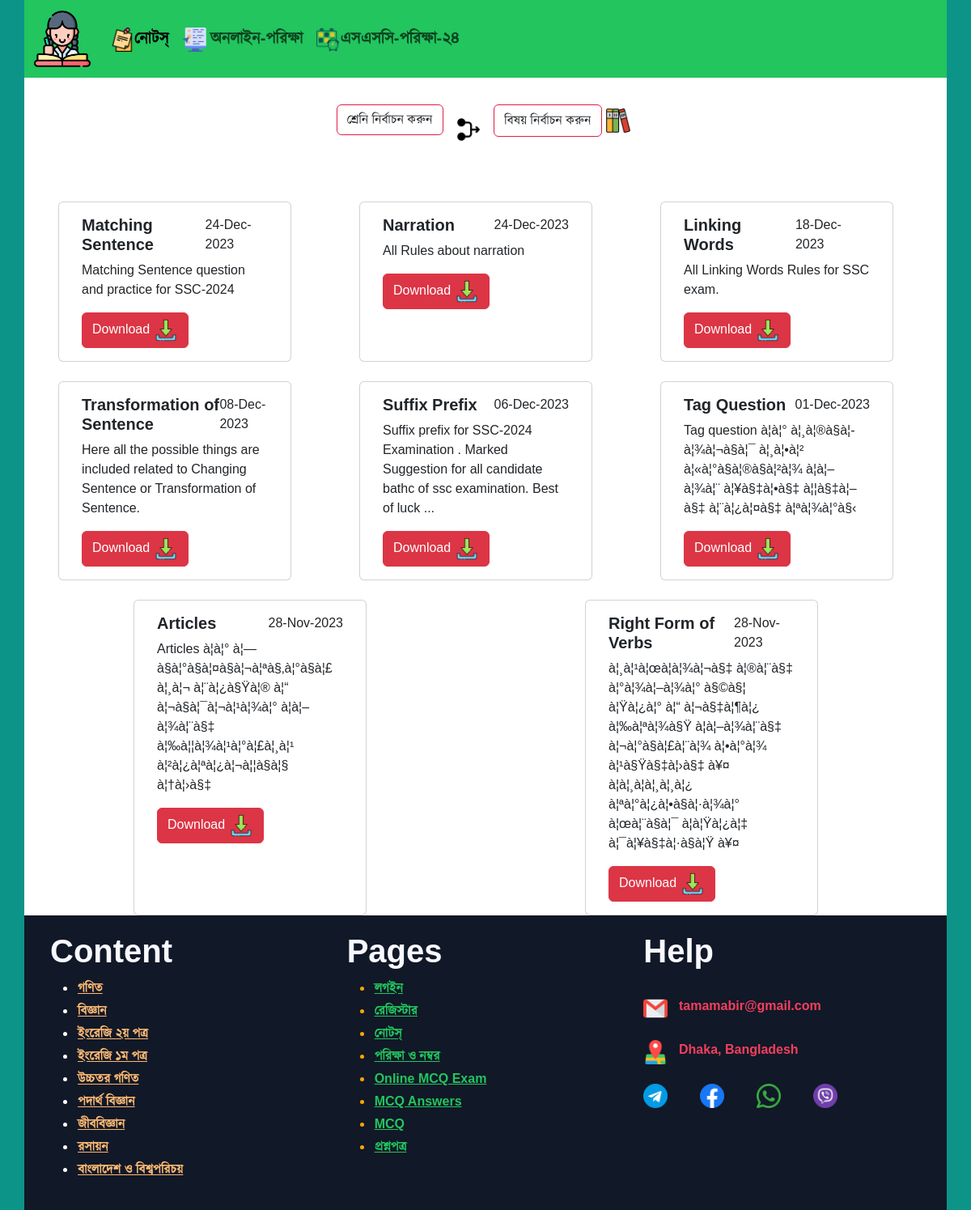
/notes.php, run on the app's committed database.
### tables this page shows
CREATE TABLE `notes` (
  `id` int(255) NOT NULL,
  `author_id` int(255) NOT NULL,
  `author_name` text NOT NULL,
  `category` text NOT NULL,
  `subject` text NOT NULL,
  `topic` varchar(1000) NOT NULL,
  `title` varchar(5000) NOT NULL,
  `date` text NOT NULL,
  `img_name` varchar(4000) NOT NULL,
  `file_name` varchar(4000) NOT NULL
);

### notes.php (the view, shortened to what this page needs)
<!doctype html>
<html lang="en">
  <head>
    <link href="https://cdn.jsdelivr.net/npm/bootstrap@5.3.2/dist/css/bootstrap.min.css" rel="stylesheet">
  </head>
  <body>
<div class="container" id="page-content">
  <div class="row">
      <?php include 'navbar.php'; ?>
  </div>
  <div class="row" id="row-2">
      <div id="filter" class="d-flex justify-content-center">
            <div class="type">
              <div class="d-flex">
                  <select id="class" class="form-control" name="">
                      <option selected disabled>শ্রেনি নির্বাচন করুন</option>
                  </select>
              </div>
            </div>
            <span style="margin:1%;padding:5px;"> <img id="class-icon" src="images/directional-arrow.png" alt=""> </span>
            <div class="subject">
              <div class="d-flex">
                <select class="form-control" name="" id="select">
                    <option  selected disabled>বিষয় নির্বাচন করুন</option>
                </select>
                  <label for="select" style="padding:5px;"> <img id="class-icon" src="images/books.png" alt=""> </label>
              </div>
            </div>
      </div>
  </div>
  <div class="row" id="row-3">
      <div class="row row-cols-2 row-cols-lg-4 g-2 g-lg-4 d-flex justify-content-around">
<?php
    include 'files/config.php';
    $sql = "SELECT * FROM notes ORDER BY id DESC";
    $res  = mysqli_query($conn,$sql) or die(mysqli_error($conn));
    if (mysqli_num_rows($res)>0) {
      while ($row = mysqli_fetch_assoc($res)) {
 ?>
        <div class="card" style="width: 18rem;">
            <div class="card-body">
              <div class="d-flex justify-content-between">
                <div class="">
                  <h5 class="card-title" style="font-weight:bold;"><?php echo $row['topic']; ?></h5>
                </div>
                <div class="date">
                    <?php echo $row['date']; ?>
                </div>
              </div>
              <p class="card-text"><?php echo $row['title']; ?></p>
              <a role="button" href="uploaded_files/<?php echo $row['file_name']; ?>" class="btn btn-danger" download>Download <img src="images/download.png" width="30px" alt=""> </a>
            </div>
          </div>
<?php
}
}else{
  echo "No data Found";
}mysqli_close($conn);
 ?>
      </div>
      <br>
      <br>
  </div>
<?php include 'footer.php'; ?>
</div>
  </body>
</html>

### navbar.php (shortened to what this page needs)
<nav class="navbar navbar-expand-lg " style="background-color:#22c55e;">
  <div class="container-fluid">
    <a class="navbar-brand" href="index.php"><img id="m-icon" src="images/student.png" alt=""></a>
    <div class="collapse navbar-collapse" id="navbarNavDropdown">
      <ul class="navbar-nav">
        <li class="nav-item">
          <a class="nav-link active" aria-current="page" href="notes.php"><img id="icon-notes" src="images/sticky-notes.png" alt="">নোটস্‌‌</a>
        </li>
        <li class="nav-item">
          <a class="nav-link" href="online-exam.php"><img id="icon-notes" src="images/online-test.png" alt=""> অনলাইন-পরিক্ষা</a>
        </li>
                <li class="nav-item">
          <a class="nav-link" href="sscexamroutine.php"><img id="icon-notes" src="images/routine.png" alt="">এসএসসি-পরিক্ষা-২৪</a>
        </li>
      </ul>
    </div>
  </div>
</nav>

### footer.php (shortened to what this page needs)
<div class="row" id="row-4">
  <div class="col-sm-4">
      <h1 style="color:ghostwhite;font-weight:bold;">Content</h1>
      <ul id="content">
        <li><a href="#">গণিত</a></li>
        <li><a href="#">বিজ্ঞান</a></li>
        <li><a href="#">ইংরেজি ২য় পত্র</a></li>
        <li><a href="#">ইংরেজি ১ম পত্র</a></li>
        <li><a href="#">উচ্চতর গণিত</a></li>
        <li><a href="#">পদার্থ বিজ্ঞান</a></li>
        <li><a href="#">জীববিজ্ঞান</a></li>
        <li><a href="#">রসায়ন</a></li>
        <li><a href="#">বাংলাদেশ ও বিশ্বপরিচয়</a></li>
      </ul>
  </div>
  <div class="col-sm-4">
      <h1 style="color:ghostwhite;font-weight:bold;">Pages</h1>
      <ul id="pages">
        <li><a href="#">লগইন</a></li>
        <li><a href="#">রেজিস্টার</a></li>
        <li><a href="#">নোটস্‌</a></li>
        <li><a href="#">পরিক্ষা ও নম্বর</a></li>
        <li><a href="#">Online MCQ Exam</a></li>
        <li><a href="#">MCQ Answers</a></li>
        <li><a href="#">MCQ</a></li>
        <li><a href="#">প্রশ্নপত্র</a></li>
      </ul>
  </div>
    <div class="col-4">
      <h1 style="color:ghostwhite;font-weight:bold;">Help</h1>
      <br>
        <div class="d-flex justify-content-start">
            <div class="gamil">
              <img id="gmail" src="images/gmail.png" alt="">
            </div>
            <div class="gmail-value">
                <strong style="color:#f43f5e;"> tamamabir@gmail.com</strong>
            </div>
        </div>
        <br>
        <div class="d-flex justify-content-start">
            <div class="address">
              <img id="address" src="images/location-pin.png" alt="">
            </div>
            <div class="gmail-value">
                <strong style="color:#f43f5e;"> Dhaka, Bangladesh</strong>
            </div>
        </div>
        <br>
        <div class="d-flex justify-content-start" id="social">
            <a href="#"><img src="images/telegram.png" alt=""></a>
            <span style="padding:20px;"></span>
            <a href="#"><img src="images/facebook.png" alt=""></a>
            <span style="padding:20px;"></span>
            <a href="#"><img src="images/whatsapp.png" alt=""></a>
            <span style="padding:20px;"></span>
            <a href="#"><img src="images/viber.png" alt=""></a>
            <span style="padding:20px;"></span>
        </div>
    </div>
</div>

### notes.php (style rules this page uses)
* { margin: 0px; padding: 0px; }
body { font-family: sans-serif,kalpurush; background:#0d9488; }
#row-2,#row-3 { background-color:#ffffff; }
#class-icon { width:30px; }
#filter { margin-top: 2%; padding:10px; }
#select,#class { border:1px solid #e11d48; }
#page-content { opacity: 0; transform: translate3d(0, -1rem, 0); }
#page-content.visible { opacity: 1; transform: translate3d(0, 0, 0); }

### navbar.php (style rules this page uses)
#m-icon { width:70px; }
#icon-notes { width:30px; }
.nav-item a { font-size: 20px; font-weight: bold; }

### footer.php (style rules this page uses)
#gmail { width:30px; }
#address { width:30px; }
#row-4 { background-color:#111827; padding:20px; }
#content { color:white; }
#content li a { font-weight:bold; color:#fdba74; }
#content li { padding:2px; }
#pages li a { font-weight:bold; color:#22c55e; }
#pages { color:orange; }
#pages li { padding:2px; }
#social a img { width:30px; }

### data on the page
notes: topic "Matching Sentence", date "24-Dec-2023", title "Matching Sentence question and practice for SSC-2024"
notes: topic "Narration", date "24-Dec-2023", title "All Rules about narration"
notes: topic "Linking Words", date "18-Dec-2023", title "All Linking Words Rules for SSC exam."
notes: topic "Transformation of Sentence", date "08-Dec-2023", title "Here all the possible things are included related to Changing Sentence or Transformation of Sentence."
notes: topic "Suffix Prefix", date "06-Dec-2023", title "Suffix prefix for SSC-2024 Examination . Marked Suggestion for all candidate bathc of ssc examination. Best of luck ..."
notes: topic "Tag Question", date "01-Dec-2023", title "Tag question à¦à¦° à¦¸à¦®à§à¦­à¦¾à¦¬à§à¦¯ à¦¸à¦•à¦² à¦«à¦°à§à¦®à§à¦²à¦¾ à¦à¦–à¦¾à¦¨ à¦¥à§‡à¦•à§‡ à¦¦à§‡à¦–à§‡ à¦¨à¦¿à¦¤à§‡ à¦ªà¦¾à¦°à§‹"
notes: topic "Articles", date "28-Nov-2023", title "Articles à¦à¦° à¦—à§à¦°à§à¦¤à§à¦¬à¦ªà§‚à¦°à§à¦£ à¦¸à¦¬ à¦¨à¦¿à§Ÿà¦® à¦“ à¦¬à§à¦¯à¦¬à¦¹à¦¾à¦° à¦à¦–à¦¾à¦¨à§‡ à¦‰à¦¦à¦¾à¦¹à¦°à¦£à¦¸à¦¹ à¦²à¦¿à¦ªà¦¿à¦¬à¦¦à§à¦§ à¦†à¦›à§‡"
notes: topic "Right Form of Verbs", date "28-Nov-2023", title "à¦¸à¦¹à¦œà¦­à¦¾à¦¬à§‡ à¦®à¦¨à§‡ à¦°à¦¾à¦–à¦¾à¦° à§©à§¦ à¦Ÿà¦¿à¦° à¦“ à¦¬à§‡à¦¶à¦¿ à¦‰à¦ªà¦¾à§Ÿ à¦à¦–à¦¾à¦¨à§‡ à¦¬à¦°à§à¦£à¦¨à¦¾ à¦•à¦°à¦¾ à¦¹à§Ÿà§‡à¦›à§‡ à¥¤ à¦à¦¸à¦à¦¸à¦¸à¦¿ à¦ªà¦°à¦¿à¦•à§à¦·à¦¾à¦° à¦œà¦¨à§à¦¯ à¦à¦Ÿà¦¿à¦‡ à¦¯à¦¥à§‡à¦·à§à¦Ÿ à¥¤"
